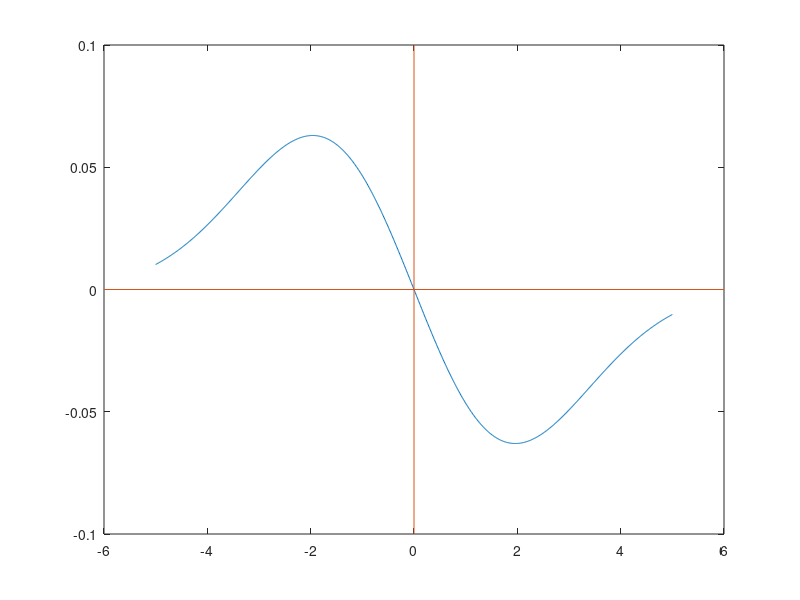

MATLAB code for this plot:
sigma = 1.96;
x = linspace(-5, 5, 1000);
Gd = -(x ./ sigma^2) .* 1/(sqrt(2*pi)*sigma) .* exp(-(x.^2 /(2*sigma^2)));
plot(x, Gd)
xL = xlim;
yL = ylim;
line([0 0], yL);  %x-axis
line(xL, [0 0]);  %y-axis